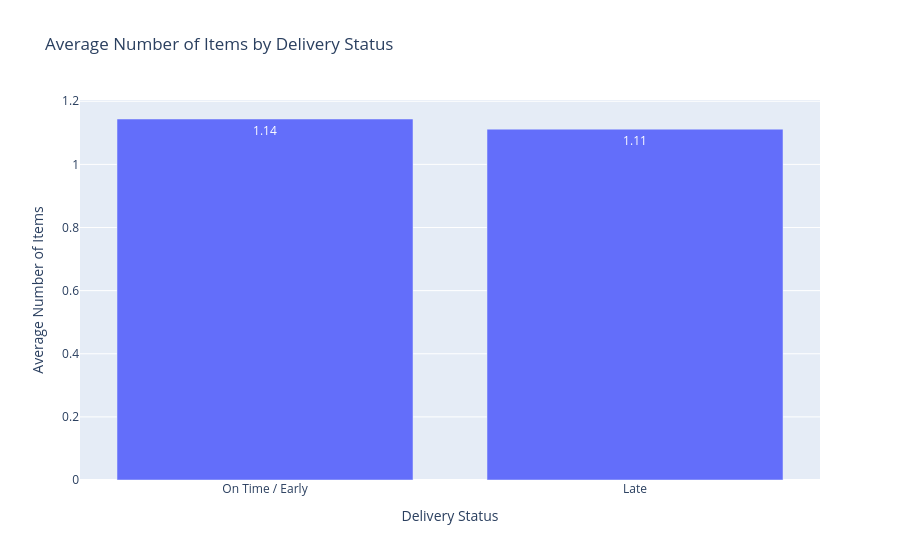

Source (notebook cell):
### Code cell
items_delay = (
    orders_df.groupby('is_late')['total_items']
    .mean()
    .reset_index()
)

items_delay['Delivery Status'] = items_delay['is_late'].map({
    0: 'On Time / Early',
    1: 'Late'
})

fig = px.bar(
    items_delay,
    x='Delivery Status',
    y='total_items',
    title='Average Number of Items by Delivery Status',
    labels={
        'total_items': 'Average Number of Items',
        'Delivery Status': 'Delivery Status'
    },
    text_auto='.2f'
)

fig.show()

### Figure 1 — Plotly figure (JSON) as saved in the notebook; plotly's stock layout.template omitted (floating-point values rounded to 4 significant figures)
{"data": [{"hovertemplate": "Delivery Status=%{x}<br>Average Number of Items=%{y}<extra></extra>", "legendgroup": "", "marker": {"color": "#636efa", "pattern": {"shape": ""}}, "name": "", "orientation": "v", "showlegend": false, "textposition": "auto", "texttemplate": "%{y:.2f}", "type": "bar", "x": ["On Time / Early", "Late"], "xaxis": "x", "y": [1.144, 1.112], "yaxis": "y"}], "layout": {"barmode": "relative", "legend": {"tracegroupgap": 0}, "title": {"text": "Average Number of Items by Delivery Status"}, "xaxis": {"anchor": "y", "domain": [0, 1], "title": {"text": "Delivery Status"}}, "yaxis": {"anchor": "x", "domain": [0, 1], "title": {"text": "Average Number of Items"}}}}
